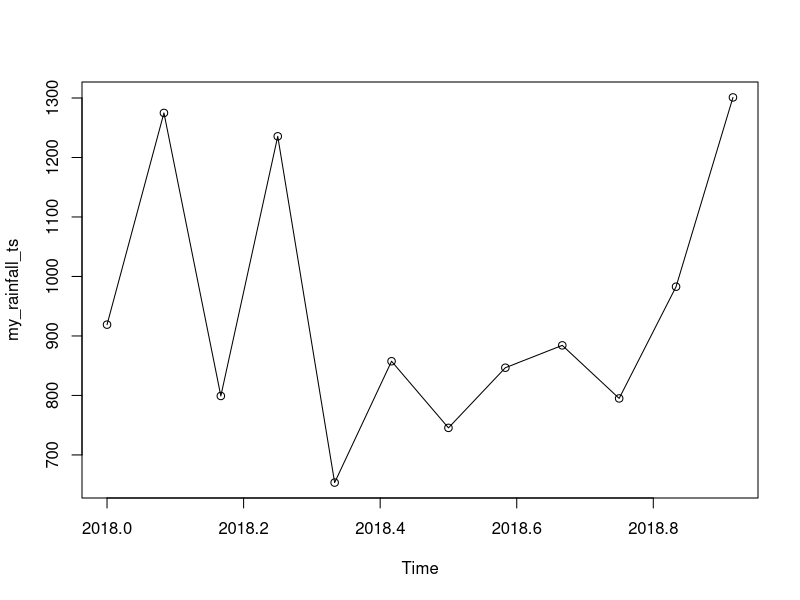
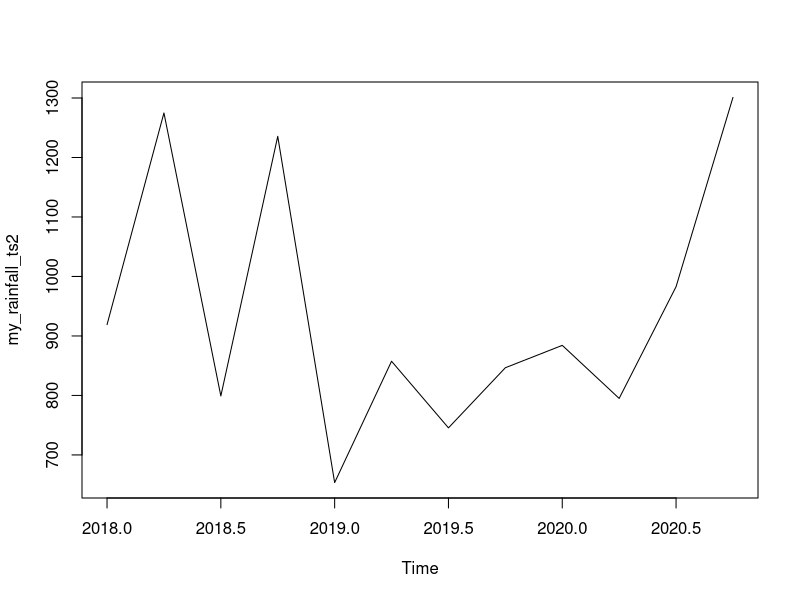

Source code (R) for these figures, in order:

# Time Series Script in R

# The data for time series is stored in a time series object
# This object is also an object like other objects in R


my_rainfall <- c(919,1274.9,799.1,1235.6,653.5,857.5,745.5,846.6,884.2,795,982.8,1301)


# Frequency specifies the number of observation per unit time....
my_rainfall_ts <- ts(my_rainfall,start = c(2018,1), frequency = 12)


print(my_rainfall_ts)
      

plot(my_rainfall_ts,type = 'o')





my_rainfall_ts2 <- ts(my_rainfall,start = c(2018,1), frequency = 4)

plot(my_rainfall_ts2)
